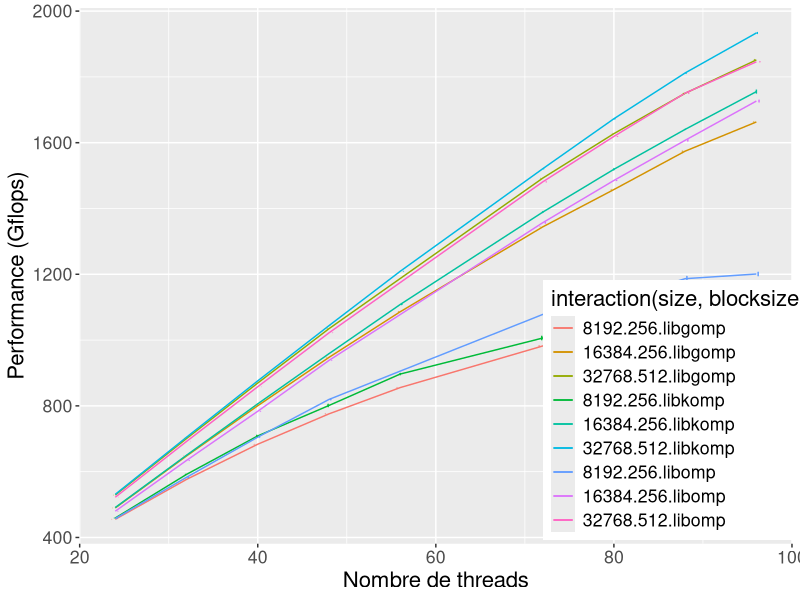

Generate this figure with R:
library(ggplot2)
library(plyr)
library(lattice)
library(reshape)

wholeframe = read.table("./all_data.dat", header=TRUE)

pd = position_dodge(width=.1)
#melted = melt(framsum, id.vars=c("GFlops", "Progname", "WSselect", "WSpush", "Runtime", "Threads", "Std", "Nxp"))
#print(framsum)




pdf(paste("graph_all_cholesky_brunch.pdf", sep = ''), width = 10, height=6)


myplot = ggplot(wholeframe, aes(x=threads, y = gflops))
myplot = myplot + geom_line(aes(color=interaction(size, blocksize, runtime), group=interaction(size, blocksize, runtime)))
myplot = myplot + geom_errorbar(position=position_dodge(0.9), aes(color=interaction(size, blocksize, runtime), ymin=gflops-(2*std/iterations), ymax=gflops+(2*std/iterations), width=.1))
myplot = myplot + ylab("Performance (Gflops)")
myplot = myplot + xlab("Nombre de threads")
#myplot = myplot + ggtitle("Performances de Cholesky sur 64 threads, N=8192")
myplot = myplot + theme(legend.position=c(.90, .25), text = element_text(size=16))
#myplot = myplot + scale_colour_discrete(name="Support exécutif", labels=c("libOMP", "libGOMP", "libKOMP-Affinity", "OmpSs"))
print(myplot)
dev.off()
